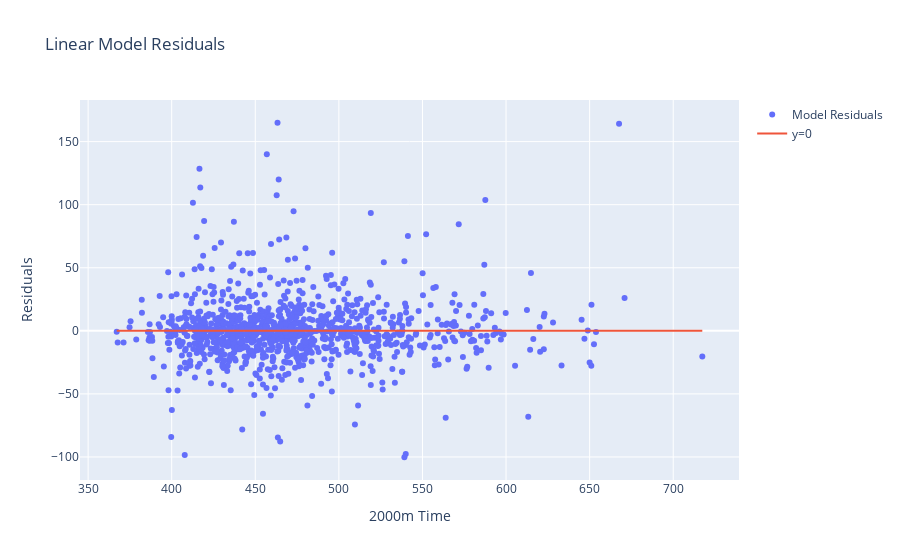

Notebook code for this chart:
### Code cell
pp_5_2_10.df_test["residuals_sq"] = squared_model.resid
line_y = [0] * len(pp_5_2_10.df_train["time_2000"])

pp.plot_scatter_and_line(pp_5_2_10.df_test["time_2000"], pp_5_2_10.df_test["residuals_sq"], line_y, "Model Residuals", "y=0", "Linear Model Residuals", "2000m Time", "Residuals")

### Figure 1 — Plotly figure (JSON) as saved in the notebook; plotly's stock layout.template omitted (floating-point values rounded to 4 significant figures; data arrays with more than 128 entries replaced by an {"elided": "..."} marker saying what was removed)
{"data": [{"mode": "markers", "name": "Model Residuals", "type": "scatter", "x": {"elided": "1065 float values"}, "y": {"elided": "1065 float values"}}, {"name": "y=0", "type": "scatter", "x": {"elided": "1065 float values"}, "y": {"elided": "4968 int values"}}], "layout": {"title": {"text": "Linear Model Residuals"}, "xaxis": {"title": {"text": "2000m Time"}}, "yaxis": {"title": {"text": "Residuals"}}}}
